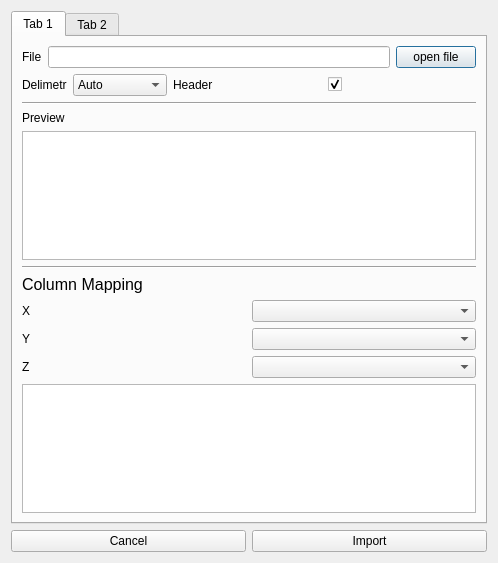
<?xml version="1.0" encoding="UTF-8"?>
<ui version="4.0">
 <class>Dialog</class>
 <widget class="QDialog" name="Dialog">
  <property name="geometry">
   <rect>
    <x>0</x>
    <y>0</y>
    <width>498</width>
    <height>563</height>
   </rect>
  </property>
  <property name="minimumSize">
   <size>
    <width>344</width>
    <height>450</height>
   </size>
  </property>
  <property name="windowTitle">
   <string>Dialog</string>
  </property>
  <layout class="QVBoxLayout" name="verticalLayout">
   <item>
    <widget class="QTabWidget" name="tabWidget">
     <property name="currentIndex">
      <number>0</number>
     </property>
     <widget class="QWidget" name="tab">
      <attribute name="title">
       <string>Tab 1</string>
      </attribute>
      <layout class="QVBoxLayout" name="verticalLayout_4">
       <item>
        <layout class="QHBoxLayout" name="horizontalLayout_9">
         <item>
          <layout class="QHBoxLayout" name="horizontalLayout_2">
           <item>
            <widget class="QLabel" name="label_6">
             <property name="text">
              <string>File</string>
             </property>
            </widget>
           </item>
           <item>
            <widget class="QLineEdit" name="lineEditPathFile"/>
           </item>
          </layout>
         </item>
         <item>
          <widget class="QPushButton" name="buttonBrowse">
           <property name="text">
            <string>open file</string>
           </property>
          </widget>
         </item>
        </layout>
       </item>
       <item>
        <layout class="QHBoxLayout" name="horizontalLayout_8" stretch="1,3">
         <item>
          <layout class="QHBoxLayout" name="horizontalLayout_3" stretch="0,1">
           <item>
            <widget class="QLabel" name="label_7">
             <property name="text">
              <string>Delimetr</string>
             </property>
            </widget>
           </item>
           <item>
            <widget class="QComboBox" name="comboBox_Delimetr">
             <item>
              <property name="text">
               <string>Auto</string>
              </property>
             </item>
             <item>
              <property name="text">
               <string>Coma ,</string>
              </property>
             </item>
             <item>
              <property name="text">
               <string>Semicolon ;</string>
              </property>
             </item>
             <item>
              <property name="text">
               <string>Tab</string>
              </property>
             </item>
             <item>
              <property name="text">
               <string>Space</string>
              </property>
             </item>
            </widget>
           </item>
          </layout>
         </item>
         <item>
          <layout class="QHBoxLayout" name="horizontalLayout_4">
           <item>
            <widget class="QLabel" name="label_8">
             <property name="text">
              <string>Header</string>
             </property>
            </widget>
           </item>
           <item>
            <widget class="QCheckBox" name="checkBox_Header">
             <property name="text">
              <string/>
             </property>
             <property name="checked">
              <bool>true</bool>
             </property>
            </widget>
           </item>
          </layout>
         </item>
        </layout>
       </item>
       <item>
        <widget class="Line" name="line">
         <property name="orientation">
          <enum>Qt::Orientation::Horizontal</enum>
         </property>
        </widget>
       </item>
       <item>
        <layout class="QVBoxLayout" name="verticalLayout_2">
         <item>
          <widget class="QLabel" name="label">
           <property name="text">
            <string>Preview</string>
           </property>
          </widget>
         </item>
         <item>
          <widget class="QTableView" name="tableViewPreview"/>
         </item>
        </layout>
       </item>
       <item>
        <widget class="Line" name="line_2">
         <property name="orientation">
          <enum>Qt::Orientation::Horizontal</enum>
         </property>
        </widget>
       </item>
       <item>
        <widget class="QLabel" name="label_2">
         <property name="text">
          <string>&lt;html&gt;&lt;head/&gt;&lt;body&gt;&lt;p&gt;&lt;span style=&quot; font-size:12pt;&quot;&gt;Column Mapping&lt;/span&gt;&lt;/p&gt;&lt;/body&gt;&lt;/html&gt;</string>
         </property>
        </widget>
       </item>
       <item>
        <layout class="QVBoxLayout" name="verticalLayout_3">
         <item>
          <layout class="QHBoxLayout" name="horizontalLayout_5">
           <item>
            <widget class="QLabel" name="label_3">
             <property name="text">
              <string>X</string>
             </property>
            </widget>
           </item>
           <item>
            <widget class="QComboBox" name="comboBoxMapX"/>
           </item>
          </layout>
         </item>
         <item>
          <layout class="QHBoxLayout" name="horizontalLayout_6">
           <item>
            <widget class="QLabel" name="label_4">
             <property name="text">
              <string>Y</string>
             </property>
            </widget>
           </item>
           <item>
            <widget class="QComboBox" name="comboBoxMapY"/>
           </item>
          </layout>
         </item>
         <item>
          <layout class="QHBoxLayout" name="horizontalLayout_7">
           <item>
            <widget class="QLabel" name="label_5">
             <property name="text">
              <string>Z</string>
             </property>
            </widget>
           </item>
           <item>
            <widget class="QComboBox" name="comboBoxMapZ"/>
           </item>
          </layout>
         </item>
         <item>
          <widget class="QListWidget" name="listWidgetParametrs"/>
         </item>
        </layout>
       </item>
      </layout>
     </widget>
     <widget class="QWidget" name="tab_2">
      <attribute name="title">
       <string>Tab 2</string>
      </attribute>
     </widget>
    </widget>
   </item>
   <item>
    <layout class="QHBoxLayout" name="horizontalLayout" stretch="1,1">
     <item>
      <widget class="QPushButton" name="buttonCancel">
       <property name="text">
        <string>Cancel</string>
       </property>
      </widget>
     </item>
     <item>
      <widget class="QPushButton" name="buttonImport">
       <property name="text">
        <string>Import</string>
       </property>
      </widget>
     </item>
    </layout>
   </item>
  </layout>
 </widget>
 <resources/>
 <connections/>
</ui>
